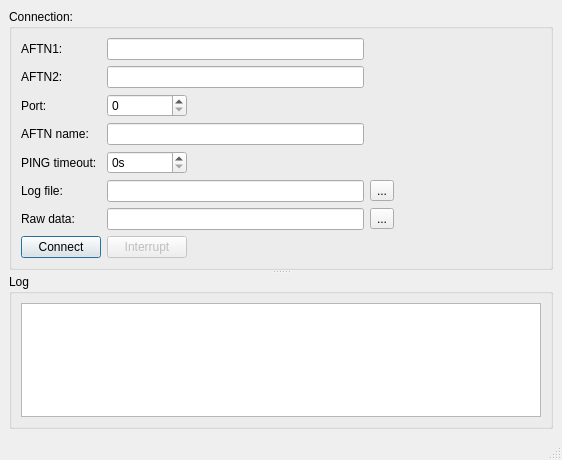
<?xml version="1.0" encoding="UTF-8"?>
<ui version="4.0">
 <class>MainWindow</class>
 <widget class="QMainWindow" name="MainWindow">
  <property name="geometry">
   <rect>
    <x>0</x>
    <y>0</y>
    <width>562</width>
    <height>460</height>
   </rect>
  </property>
  <property name="windowTitle">
   <string>MainWindow</string>
  </property>
  <widget class="QWidget" name="centralwidget">
   <layout class="QVBoxLayout" name="verticalLayout">
    <item>
     <widget class="QSplitter" name="splitter">
      <property name="orientation">
       <enum>Qt::Vertical</enum>
      </property>
      <widget class="QGroupBox" name="groupBox">
       <property name="title">
        <string>Connection:</string>
       </property>
       <layout class="QGridLayout" name="gridLayout">
        <item row="0" column="0">
         <widget class="QLabel" name="label">
          <property name="text">
           <string>AFTN1:</string>
          </property>
          <property name="buddy">
           <cstring>aftn1</cstring>
          </property>
         </widget>
        </item>
        <item row="0" column="1" colspan="2">
         <widget class="QLineEdit" name="aftn1"/>
        </item>
        <item row="1" column="0">
         <widget class="QLabel" name="label_2">
          <property name="text">
           <string>AFTN2:</string>
          </property>
          <property name="buddy">
           <cstring>aftn2</cstring>
          </property>
         </widget>
        </item>
        <item row="1" column="1" colspan="2">
         <widget class="QLineEdit" name="aftn2"/>
        </item>
        <item row="2" column="0">
         <widget class="QLabel" name="label_3">
          <property name="text">
           <string>Port:</string>
          </property>
          <property name="buddy">
           <cstring>port</cstring>
          </property>
         </widget>
        </item>
        <item row="4" column="0">
         <widget class="QLabel" name="label_4">
          <property name="text">
           <string>AFTN name:</string>
          </property>
          <property name="buddy">
           <cstring>aftnname</cstring>
          </property>
         </widget>
        </item>
        <item row="4" column="1" colspan="2">
         <widget class="QLineEdit" name="aftnname"/>
        </item>
        <item row="5" column="0">
         <widget class="QLabel" name="label_5">
          <property name="text">
           <string>PING timeout:</string>
          </property>
          <property name="buddy">
           <cstring>pingtimeout</cstring>
          </property>
         </widget>
        </item>
        <item row="7" column="0">
         <widget class="QLabel" name="label_6">
          <property name="text">
           <string>Log file:</string>
          </property>
          <property name="buddy">
           <cstring>logfile</cstring>
          </property>
         </widget>
        </item>
        <item row="7" column="1" colspan="2">
         <widget class="QLineEdit" name="logfile"/>
        </item>
        <item row="9" column="0">
         <widget class="QPushButton" name="connectBtn">
          <property name="text">
           <string>Connect</string>
          </property>
          <property name="checkable">
           <bool>true</bool>
          </property>
          <property name="default">
           <bool>true</bool>
          </property>
         </widget>
        </item>
        <item row="9" column="1">
         <widget class="QPushButton" name="interrupt">
          <property name="enabled">
           <bool>false</bool>
          </property>
          <property name="text">
           <string>Interrupt</string>
          </property>
          <property name="checkable">
           <bool>true</bool>
          </property>
         </widget>
        </item>
        <item row="9" column="2">
         <spacer name="horizontalSpacer">
          <property name="orientation">
           <enum>Qt::Horizontal</enum>
          </property>
          <property name="sizeHint" stdset="0">
           <size>
            <width>40</width>
            <height>20</height>
           </size>
          </property>
         </spacer>
        </item>
        <item row="2" column="3">
         <spacer name="horizontalSpacer_2">
          <property name="orientation">
           <enum>Qt::Horizontal</enum>
          </property>
          <property name="sizeHint" stdset="0">
           <size>
            <width>40</width>
            <height>20</height>
           </size>
          </property>
         </spacer>
        </item>
        <item row="5" column="1">
         <widget class="QSpinBox" name="pingtimeout">
          <property name="suffix">
           <string>s</string>
          </property>
          <property name="minimum">
           <number>0</number>
          </property>
         </widget>
        </item>
        <item row="2" column="1">
         <widget class="QSpinBox" name="port">
          <property name="maximum">
           <number>1000000000</number>
          </property>
         </widget>
        </item>
        <item row="7" column="3">
         <widget class="QToolButton" name="toolButton">
          <property name="text">
           <string>...</string>
          </property>
         </widget>
        </item>
        <item row="8" column="1" colspan="2">
         <widget class="QLineEdit" name="rawdatafile"/>
        </item>
        <item row="8" column="0">
         <widget class="QLabel" name="label_7">
          <property name="text">
           <string>Raw data:</string>
          </property>
          <property name="buddy">
           <cstring>rawdatafile</cstring>
          </property>
         </widget>
        </item>
        <item row="8" column="3">
         <widget class="QToolButton" name="toolButton_2">
          <property name="text">
           <string>...</string>
          </property>
         </widget>
        </item>
       </layout>
      </widget>
      <widget class="QGroupBox" name="groupBox_2">
       <property name="title">
        <string>Log</string>
       </property>
       <layout class="QVBoxLayout" name="verticalLayout_2">
        <item>
         <widget class="QPlainTextEdit" name="log"/>
        </item>
       </layout>
      </widget>
     </widget>
    </item>
   </layout>
  </widget>
  <widget class="QMenuBar" name="menubar">
   <property name="geometry">
    <rect>
     <x>0</x>
     <y>0</y>
     <width>562</width>
     <height>21</height>
    </rect>
   </property>
  </widget>
  <widget class="QStatusBar" name="statusbar"/>
 </widget>
 <tabstops>
  <tabstop>aftn1</tabstop>
  <tabstop>aftn2</tabstop>
  <tabstop>port</tabstop>
  <tabstop>aftnname</tabstop>
  <tabstop>pingtimeout</tabstop>
  <tabstop>logfile</tabstop>
  <tabstop>toolButton</tabstop>
  <tabstop>rawdatafile</tabstop>
  <tabstop>toolButton_2</tabstop>
  <tabstop>connectBtn</tabstop>
  <tabstop>interrupt</tabstop>
  <tabstop>log</tabstop>
 </tabstops>
 <resources/>
 <connections/>
</ui>
